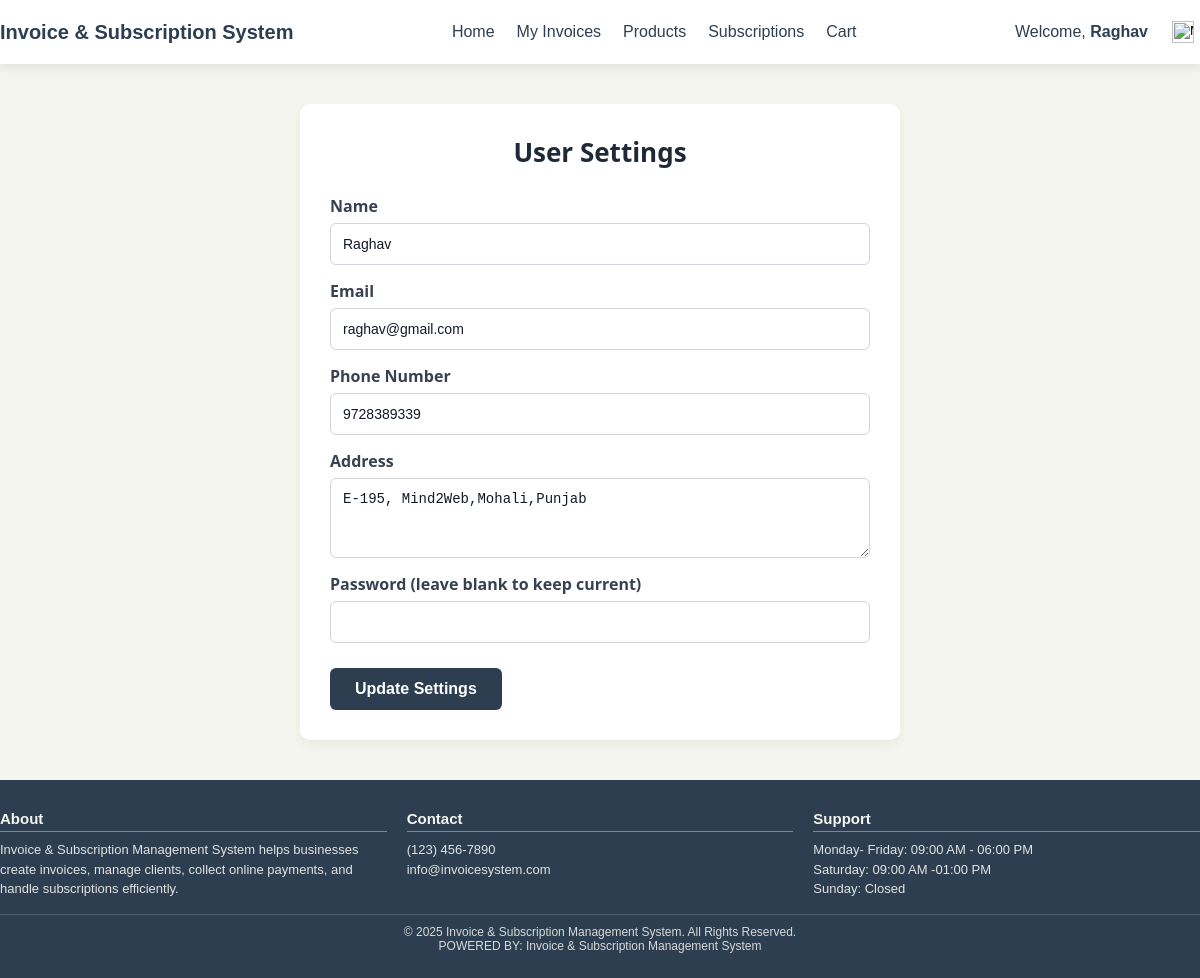
The app's page /settings (signed in) with its own data.
### tables this page shows
CREATE TABLE `users` (
  `id` int NOT NULL,
  `name` varchar(100) NOT NULL,
  `email` varchar(150) NOT NULL,
  `password` varchar(255) NOT NULL,
  `created_at` datetime DEFAULT CURRENT_TIMESTAMP,
  `role` enum('admin','user') NOT NULL DEFAULT 'user',
  `phone_no` varchar(20) DEFAULT NULL,
  `address` text
);

### app/Core/Router.php (called while the page is built, shortened)
<?php
class Router
{
    private array $routes = [];
    public function get(string $path, array $handler)
    {
        $this->routes['GET'][$path] = $handler;
    }
    public function post(string $path, array $handler)
    {
        $this->routes['POST'][$path] = $handler;
    }
    public function dispatch()
    {
        $method = $_SERVER['REQUEST_METHOD'];
        $uri = parse_url($_SERVER['REQUEST_URI'], PHP_URL_PATH);
        [$controller, $action] = $this->routes[$method][$uri];
        call_user_func([new $controller, $action]);
    }
}

### public/index.php (called while the page is built, shortened)
<?php
require_once APP_ROOT . '/app/Helpers/Session.php';
require_once APP_ROOT . '/app/Core/Router.php';
require_once APP_ROOT . '/app/Core/Database.php';
require_once APP_ROOT . '/app/Controllers/SettingController.php';
$router = new Router();
$router->get('/', [DashboardController::class, 'index']);
$router->get('/dashboard', [DashboardController::class, 'index']);
$router->get('/register', [AuthController::class, 'showRegister']);
$router->post('/register', [AuthController::class, 'register']);
$router->get('/login', [AuthController::class, 'showLogin']);
$router->post('/login', [AuthController::class, 'login']);
$router->get('/logout', [AuthController::class, 'logout']);
$router->get('/home', [ProductController::class, 'home']);
$router->get('/products', [ProductController::class, 'listProducts']);
$router->get('/dashboard/product', [ProductController::class, 'show']);
$router->get('/add-product', [ProductController::class, 'addProductForm']);
$router->post('/add-product', [ProductController::class, 'addProduct']);
$router->get('/dashboard/products/edit', [ProductController::class, 'editProductForm']);
$router->post('/dashboard/products/edit', [ProductController::class, 'updateProduct']);
$router->get('/dashboard/products/delete', [ProductController::class, 'deleteProduct']);
$router->get('/cart', [CartController::class, 'showCart']);
$router->post('/cart/add', [CartController::class, 'addItem']);
$router->post('/cart/update', [CartController::class, 'updateItem']);
$router->post('/cart/remove', [CartController::class, 'removeItem']);
$router->get('/cart/payment', [CartController::class, 'showPaymentPage']);
$router->post('/cart/payment/process', [CartController::class, 'processPayment']);
$router-> get('/invoice/show',[InvoiceController::class,'show']);
$router-> post('/invoice/create',[InvoiceController::class,'create']);
$router->get('/my_invoices', [InvoiceController::class, 'myInvoices']);
$router->get('/track_invoices', [InvoiceController::class, 'trackInvoices']);
$router->get('/invoice/pdf', [InvoiceController::class, 'pdf']);
$router->get('/invoice/send-email',[InvoiceController::class,'sendEmail']);
$router->get('/subscriptions', [SubscriptionController::class, 'index']);
$router->post('/subscribe', [SubscriptionController::class, 'subscribe']);
$router->post('/subscription/cancel', [SubscriptionController::class, 'cancelSubscription']);
$router->get('/payment', [PaymentController::class, 'showPaymentPage']);
$router->post('/payment/process', [PaymentController::class, 'processPayment']);
$router->get('/track_subscriptions', [SubscriptionController::class, 'trackSubscriptions']);
$router->get('/dashboard/subscription-plans', [SubscriptionPlanController::class, 'index']);
$router->post('/dashboard/subscription-plans', [SubscriptionPlanController::class, 'create']);
$router->get('/admin/plans', [SubscriptionPlanController::class, 'index']);
$router->get('/admin/plan/get', [SubscriptionPlanController::class, 'getPlan']);
$router->post('/admin/plan/save', [SubscriptionPlanController::class, 'save']);
$router->get('/admin/plan/delete', [SubscriptionPlanController::class, 'delete']);
$router->get('/settings',         [SettingController:: class,'index']);
$router->post('/settings/update', [SettingController:: class,'update']);
$router->get('/settings/company', [SettingController::class,'company']);
$router->post('/settings/company',  [SettingController::class,'company']);
$router->get('/address/list', [AddressController::class, 'getAddresses']);
$router->post('/address/add', [AddressController::class, 'addAddress']);
$router->post('/address/set-default', [AddressController::class, 'setDefaultAddress']);
$router->dispatch();

### app/Core/Database.php (called while the page is built, shortened)
<?php
class Database {
    private static ?mysqli $connection = null;
    public static function getConnection(): mysqli {
        $host = $_ENV['DB_HOST'] ?? 'localhost';
        $user = $_ENV['DB_USERNAME'] ?? 'root';
        $pass = $_ENV['DB_PASSWORD'] ?? '';
        $name = $_ENV['DB_NAME'] ?? '';
        try {
            $conn = new mysqli($host, $user, $pass, $name);
            $conn->set_charset('utf8mb4');
        } catch (\mysqli_sql_exception $e) {
            throw new RuntimeException('Database connection failed: ' . $e->getMessage());
        }
        self::$connection = $conn;
        return self::$connection;
    }
}

### app/Helpers/Session.php (called while the page is built, shortened)
<?php
class Session {
    public static function get(string $key, mixed $default = null): mixed {
        return $_SESSION[$key] ?? $default;
    }
}

### app/Core/Model.php (called while the page is built, shortened)
<?php
class Model
{
    public function __construct()
    {
        $this->db = Database::getConnection();
    }
}

### app/Models/Setting.php (called while the page is built, shortened)
<?php
class Setting extends Model
{
    public function getUserById(int $id): ?array
    {
        $stmt = $this->db->prepare("SELECT id, name, email, phone_no, address, role FROM users where id=? ");
        $stmt->bind_param("i", $id);
        $stmt->execute();
        $result = $stmt->get_result();
        return $result->num_rows ? $result->fetch_assoc() : null;
    }
}

### app/Views/user/setting.php (the view, shortened to what this page needs)
<?php require APP_ROOT . '/app/Views/layouts/header.php'; ?>
<link rel="stylesheet" href="/assets/css/setting.css">
<div class="settings-container">
    <h1>User Settings</h1>
<form action="/settings/update" method="POST">
    <label>Name</label>
<input type="text" name="name"
       value="<?= htmlspecialchars($user['name'] ?? '') ?>" required>
    <label>Email</label>
<input type="email" name="email"
       value="<?= htmlspecialchars($user['email'] ?? '') ?>">
    <label>Phone Number</label>
<input type="text" name="phone"
       value="<?= htmlspecialchars($user['phone_no'] ?? '') ?>" required>
    <label>Address</label>
<textarea name="address" required><?= htmlspecialchars($user['address'] ?? '') ?></textarea>
    <label>Password (leave blank to keep current)</label>
    <input type="password" name="password">
    <button type="submit">Update Settings</button>
</form>
</div>
<?php require APP_ROOT . '/app/Views/layouts/footer.php'; ?>

### public/assets/css/header_footer.css (style rules this page uses)
* { margin: 0; padding: 0; box-sizing: border-box; }

### public/assets/css/setting.css (style rules this page uses)
.settings-container { width: 600px; margin: 40px auto; padding: 30px; background-color: #ffffff; border-radius: 10px; box-shadow: 0 4px 12px rgba(0,0,0,0.05); font-family: 'Segoe UI', Tahoma, Geneva, Verdana, sans-serif; }
.settings-container h1 { font-size: 26px; color: #1f2937; margin-bottom: 25px; text-align: center; }
.settings-container label { display: block; font-weight: 600; margin-top: 15px; color: #374151; }
.settings-container input[type="text"], .settings-container input[type="email"], .settings-container input[type="password"], .settings-container textarea { width: 100%; padding: 12px; margin-top: 6px; border: 1px solid #d1d5db; border-radius: 6px; font-size: 14px; color: #111827; box-sizing: border-box; }
.settings-container textarea { resize: vertical; min-height: 80px; }
.settings-container button { margin-top: 25px; padding: 12px 25px; background-color:#2c3e50; color: #fff; border: none; border-radius: 6px; font-size: 16px; font-weight: 600; cursor: pointer; transition: background-color 0.3s ease; }

### records on screen
users: name "Raghav", email "raghav@gmail.com", phone "9728389339", address "E-195, Mind2Web,Mohali,Punjab"

### other values on screen
Session::get('name') "Raghav"
